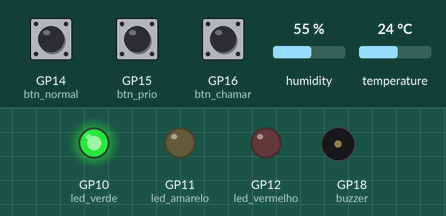
This program was run on a simulated Raspberry Pi Pico running MicroPython. Shown: output pins drawn as LEDs (lit = HIGH), buzzer (waves = sounding). Wiring (from the project's diagram.json): green LED on GP10, yellow LED on GP11, red LED on GP12, green button on GP14, blue button on GP15, yellow button on GP16, buzzer on GP18, DHT22 sensor on GP22. Inputs (shaded band) come from the test bench; at power-on: humidity 55 %, GP15 (btn_prio) HIGH, GP14 (btn_normal) HIGH, GP16 (btn_chamar) HIGH, temperature 24 °C. What the program prints to the serial console is not drawn.

Above: at 1.3 s.
1.4 s: humidity set to 31 %
3.8 s: humidity set to 28 %
At 6.9 s:
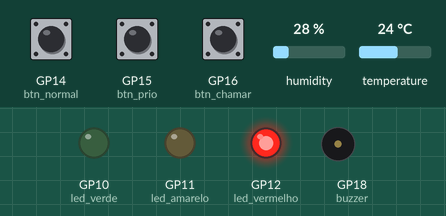
7.3 s: GP15 (btn_prio) pulled LOW for 0.15 s
At 7.54 s:
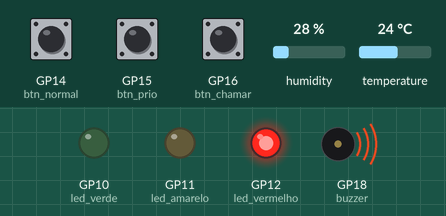
9.0 s: GP14 (btn_normal) pulled LOW for 0.15 s
At 9.08 s:
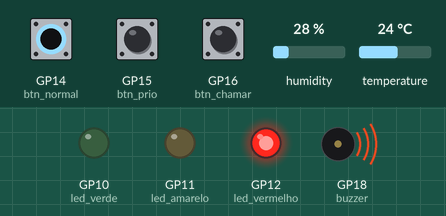
10.6 s: GP16 (btn_chamar) pulled LOW for 0.15 s
At 12.0 s:
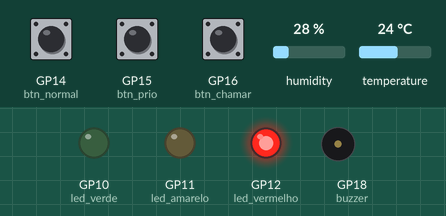
12.4 s: GP14 (btn_normal) pulled LOW for 1 s
At 13.5 s:
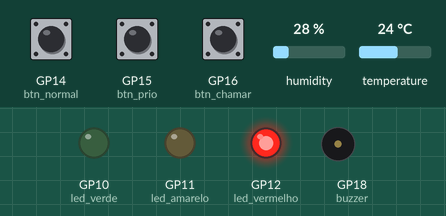
Timing chart, 0 to 15.4 s (numbered marks = the images above; inputs shaded):
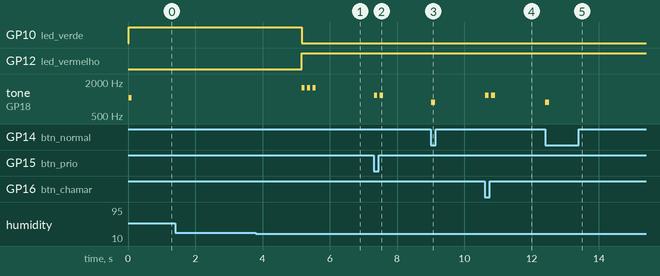

Measured:
- the behaviour switches between 30 and 29 % on humidity (found by bisection; images 0 and 1)
- after the input at 1.4 s, every drawn part: stays the same
- after the input at 3.8 s, GP10 (led_verde): HIGH → LOW after 1.4 s; GP12 (led_vermelho): LOW → HIGH after 1.4 s; tone on GP18 (buzzer): alternates 1568 Hz for 0.09 s and silent for 0.08 s, 6 changes in all, then stays silent, starting after 1.4 s
- after the input at 7.3 s, tone on GP18 (buzzer): alternates 1175 Hz for 0.10 s and silent for 0.08 s, 4 changes in all, then stays silent, starting at once
- after the input at 9.0 s, tone on GP18 (buzzer): silent → 880 Hz at once, → silent 0.12 s later
- after the input at 10.6 s, tone on GP18 (buzzer): alternates 1175 Hz for 0.11 s and silent for 0.08 s, 4 changes in all, then stays silent, starting at once
- after the input at 12.4 s, tone on GP18 (buzzer): silent → 880 Hz at once, → silent 0.12 s later

The program:

main.py
```python
# -*- coding: utf-8 -*-
"""
Totem Inteligente de Fila Virtual, Acessibilidade e Monitoramento Ambiental
Central do Cidadao de Aurora - Citizen Assist AI (GS 2026.2 - FIAP 1CC)
Disciplina: Computer Organization and Architecture (COA) - Prof. Dr. Marcus Grilo
Plataforma: Raspberry Pi Pico (RP2040) + MicroPython no Wokwi

Pinagem (Hardware Mapping):
- GP14 (IN, PULL_UP) : Botao Verde   - Entrada Cidadao Fila Normal
- GP15 (IN, PULL_UP) : Botao Azul    - Entrada Cidadao Fila Prioritaria (Ficha FC-07)
- GP16 (IN, PULL_UP) : Botao Amarelo - Guiche Chama Proximo Atendimento (Saida)
- GP22 (DATA)        : Sensor DHT22  - Temperatura (C) e Umidade Relativa (%)
- GP10 (OUT)         : LED Verde     - Fila Livre (<=2) e Conforto Termico (<=26 C)
- GP11 (OUT)         : LED Amarelo   - Fila Moderada (3..5) ou Atencao Termica (26..28 C)
- GP12 (OUT)         : LED Vermelho  - Superlotacao (>=6) ou Alerta Termico (>28 C)
- GP18 (PWM OUT)     : Buzzer        - Sinal Sonoro de Acessibilidade (1, 2 ou 3 bips)
"""

import json
import time

try:
    from machine import Pin, PWM
    import dht
    MICROPYTHON_ENV = True
except ImportError:
    MICROPYTHON_ENV = False


# ============================================================================
# Constantes de Pinagem e Parametros Operacionais (Central de Aurora - FC-07)
# ============================================================================
PIN_LED_VERDE = 10
PIN_LED_AMARELO = 11
PIN_LED_VERMELHO = 12

PIN_BTN_NORMAL = 14
PIN_BTN_PRIO = 15
PIN_BTN_CHAMAR = 16

PIN_BUZZER = 18
PIN_DHT22 = 22

DEBOUNCE_MS = 220
DHT_INTERVAL_MS = 2500
HEARTBEAT_INTERVAL_MS = 10000

TEMPO_BASE_NORMAL_MIN = 5.0
TEMPO_BASE_PRIO_MIN = 7.0
TEMPO_REFERENCIA_CHAMADA_MIN = 5.5
EWMA_ALPHA = 0.30
MAX_CONSECUTIVOS_PRIO = 3

LIMIAR_TEMP_ATENCAO_C = 26.0
LIMIAR_TEMP_ALERTA_C = 28.0
LIMIAR_UMID_MIN_PCT = 30.0
LIMIAR_UMID_MAX_PCT = 80.0

LIMIAR_FILA_MODERADA = 3
LIMIAR_FILA_LOTADA = 6


# ============================================================================
# Funcoes Utilitarias de Tempo Compativeis com MicroPython e CPython
# ============================================================================
def agora_ms():
    if hasattr(time, "ticks_ms"):
        return time.ticks_ms()
    return int(time.monotonic() * 1000)


def diff_ms(t_atual, t_anterior):
    if hasattr(time, "ticks_diff"):
        return time.ticks_diff(t_atual, t_anterior)
    return t_atual - t_anterior


def aguardar_ms(ms):
    if hasattr(time, "sleep_ms"):
        time.sleep_ms(ms)
    else:
        time.sleep(ms / 1000.0)


# ============================================================================
# Controlador Logico do Totem IoT (Filas, Preditor EWMA e Ambiente)
# ============================================================================
class ControladorTotemAurora:
    """Nucleo de processamento logico do Totem da Central do Cidadao de Aurora."""

    def __init__(self, hardware=None):
        self.hw = hardware
        self.fila_normal = []
        self.fila_prioritaria = []
        self.seq_normal = 0
        self.seq_prioritaria = 0
        self.consecutivos_prio = 0
        self.total_atendidos = 0
        self.ultima_senha_chamada = "NENHUMA"
        self.ultimo_tipo_chamado = "NENHUM"

        # Estado do preditor de espera por media movel ponderada (EWMA)
        self.tempo_medio_medido_min = TEMPO_REFERENCIA_CHAMADA_MIN
        self.ts_ultima_chamada_ms = None

        # Estado ambiental (DHT22)
        self.temperatura_c = 24.5
        self.umidade_pct = 55.0
        self.alerta_ambiental_ativo = False

    def calcular_estimativa_espera(self):
        """
        Calcula o tempo estimado de espera:
        Formula base: T_hat = 5 min * N_normal + 7 min * N_prio
        Ajustada por media movel exponencialmente ponderada (EWMA) do ritmo real de chamadas.
        """
        n_norm = len(self.fila_normal)
        n_prio = len(self.fila_prioritaria)
        tempo_base = (TEMPO_BASE_NORMAL_MIN * n_norm) + (TEMPO_BASE_PRIO_MIN * n_prio)
        if tempo_base == 0:
            return 0.0, 0.0

        fator_ritmo = self.tempo_medio_medido_min / TEMPO_REFERENCIA_CHAMADA_MIN
        if fator_ritmo < 0.5:
            fator_ritmo = 0.5
        elif fator_ritmo > 2.0:
            fator_ritmo = 2.0

        tempo_ponderado = (0.70 * tempo_base) + (0.30 * tempo_base * fator_ritmo)
        return round(tempo_base, 1), round(tempo_ponderado, 1)

    def classificar_status_operacional(self):
        """Define o estado dos LEDs e diagnostico de salubridade/lotacao."""
        total_fila = len(self.fila_normal) + len(self.fila_prioritaria)
        alerta_termico = self.temperatura_c > LIMIAR_TEMP_ALERTA_C
        alerta_umidade = (
            self.umidade_pct < LIMIAR_UMID_MIN_PCT
            or self.umidade_pct > LIMIAR_UMID_MAX_PCT
        )
        superlotado = total_fila >= LIMIAR_FILA_LOTADA

        if superlotado or alerta_termico or alerta_umidade:
            nivel_led = "VERMELHO"
            if alerta_termico:
                status_msg = "ALERTA_TERMICO_CRITICO"
            elif alerta_umidade:
                status_msg = "ALERTA_UMIDADE_FORA_FAIXA"
            else:
                status_msg = "SUPERLOTACAO_POSTO"
        elif total_fila >= LIMIAR_FILA_MODERADA or self.temperatura_c > LIMIAR_TEMP_ATENCAO_C:
            nivel_led = "AMARELO"
            status_msg = "ATENCAO_FLUXO_MODERADO"
        else:
            nivel_led = "VERDE"
            status_msg = "NORMAL_CONFORTO_IDEAL"

        return {
            "nivel_led": nivel_led,
            "status_operacional": status_msg,
            "alerta_termico": alerta_termico,
            "alerta_umidade": alerta_umidade,
            "superlotacao": superlotado,
        }

    def sincronizar_leds(self):
        diag = self.classificar_status_operacional()
        if self.hw:
            self.hw.definir_leds(
                verde=(diag["nivel_led"] == "VERDE"),
                amarelo=(diag["nivel_led"] == "AMARELO"),
                vermelho=(diag["nivel_led"] == "VERMELHO"),
            )
        return diag

    def registrar_entrada_normal(self, ts_ms=None):
        if ts_ms is None:
            ts_ms = agora_ms()
        self.seq_normal += 1
        senha = "N-{:03d}".format(self.seq_normal)
        item = {
            "senha": senha,
            "tipo": "NORMAL",
            "ts_entrada_ms": ts_ms,
        }
        self.fila_normal.append(item)
        diag = self.sincronizar_leds()
        if self.hw:
            if diag["superlotacao"]:
                self.hw.tocar_buzzer(bips=3, freq=1568, duracao_ms=90)
            else:
                self.hw.tocar_buzzer(bips=1, freq=880, duracao_ms=120)
        return self.publicar_telemetria(
            evento="ENTRADA_FILA_NORMAL",
            detalhe="Senha {} emitida (Atendimento Geral)".format(senha),
            ts_ms=ts_ms,
        )

    def registrar_entrada_prioritaria(self, ts_ms=None):
        if ts_ms is None:
            ts_ms = agora_ms()
        self.seq_prioritaria += 1
        senha = "P-{:03d}".format(self.seq_prioritaria)
        item = {
            "senha": senha,
            "tipo": "PRIORITARIA_FC07",
            "ts_entrada_ms": ts_ms,
        }
        self.fila_prioritaria.append(item)
        diag = self.sincronizar_leds()
        if self.hw:
            if diag["superlotacao"]:
                self.hw.tocar_buzzer(bips=3, freq=1568, duracao_ms=90)
            else:
                self.hw.tocar_buzzer(bips=2, freq=1175, duracao_ms=100)
        return self.publicar_telemetria(
            evento="ENTRADA_FILA_PRIORITARIA",
            detalhe="Senha {} emitida (Prioridade Legal FC-07: Idoso/Gestante/PcD)".format(senha),
            ts_ms=ts_ms,
        )

    def chamar_proximo_guiche(self, ts_ms=None, intervalo_simulado_min=None):
        """
        Consome o proximo cidadao da fila aplicando prioridade legal (FC-07)
        combinada com regra anti-inanicao (a cada 3 prioritarios consecutivos,
        intercala 1 atendimento normal se houver cidadao aguardando).
        """
        if ts_ms is None:
            ts_ms = agora_ms()

        if not self.fila_prioritaria and not self.fila_normal:
            self.sincronizar_leds()
            return self.publicar_telemetria(
                evento="GUICHE_FILA_VAZIA",
                detalhe="Nenhum cidadao aguardando na fila no momento",
                ts_ms=ts_ms,
            )

        # Selecao inteligente com protecao contra inanicao da fila normal
        if (
            self.fila_prioritaria
            and (self.consecutivos_prio < MAX_CONSECUTIVOS_PRIO or not self.fila_normal)
        ):
            chamado = self.fila_prioritaria.pop(0)
            self.consecutivos_prio += 1
            regra_acionada = "PRIORIDADE_LEGAL_FC07"
            bips_chamada = 2
            freq_chamada = 1175
        else:
            chamado = self.fila_normal.pop(0)
            regra_acionada = (
                "ANTI_INANICAO_3X1" if self.consecutivos_prio >= MAX_CONSECUTIVOS_PRIO else "ORDEM_NORMAL"
            )
            self.consecutivos_prio = 0
            bips_chamada = 1
            freq_chamada = 880

        # Atualizacao da media movel ponderada (EWMA) do ritmo de atendimento
        if intervalo_simulado_min is not None:
            intervalo_min = float(intervalo_simulado_min)
        elif self.ts_ultima_chamada_ms is not None:
            decorrido_s = max(1.0, diff_ms(ts_ms, self.ts_ultima_chamada_ms) / 1000.0)
            # Em simulacao interativa onde cliques ocorrem em segundos, converte escala
            intervalo_min = decorrido_s if decorrido_s >= 1.5 else TEMPO_REFERENCIA_CHAMADA_MIN
            if intervalo_min > 12.0:
                intervalo_min = 6.0
        else:
            intervalo_min = TEMPO_REFERENCIA_CHAMADA_MIN

        self.tempo_medio_medido_min = round(
            (EWMA_ALPHA * intervalo_min) + ((1.0 - EWMA_ALPHA) * self.tempo_medio_medido_min),
            2,
        )
        self.ts_ultima_chamada_ms = ts_ms
        self.total_atendidos += 1
        self.ultima_senha_chamada = chamado["senha"]
        self.ultimo_tipo_chamado = chamado["tipo"]

        self.sincronizar_leds()
        if self.hw:
            self.hw.tocar_buzzer(bips=bips_chamada, freq=freq_chamada, duracao_ms=110)

        return self.publicar_telemetria(
            evento="CHAMADA_GUICHE",
            detalhe="Senha {} chamada ao guiche ({})".format(chamado["senha"], regra_acionada),
            ts_ms=ts_ms,
        )

    def atualizar_ambiente(self, temperatura_c, umidade_pct, ts_ms=None):
        if ts_ms is None:
            ts_ms = agora_ms()
        self.temperatura_c = round(float(temperatura_c), 1)
        self.umidade_pct = round(float(umidade_pct), 1)
        diag = self.sincronizar_leds()

        alerta_agora = diag["alerta_termico"] or diag["alerta_umidade"]
        if alerta_agora and not self.alerta_ambiental_ativo:
            self.alerta_ambiental_ativo = True
            if self.hw:
                self.hw.tocar_buzzer(bips=3, freq=1568, duracao_ms=90)
            return self.publicar_telemetria(
                evento="ALERTA_AMBIENTAL_DHT22",
                detalhe="Condicao ambiental critica no salao (T={}C, U={}%). Acionar climatizacao.".format(
                    self.temperatura_c, self.umidade_pct
                ),
                ts_ms=ts_ms,
            )
        elif not alerta_agora and self.alerta_ambiental_ativo:
            self.alerta_ambiental_ativo = False
            return self.publicar_telemetria(
                evento="NORMALIZACAO_AMBIENTAL_DHT22",
                detalhe="Conforto termico restabelecido na Central de Aurora (T={}C, U={}%).".format(
                    self.temperatura_c, self.umidade_pct
                ),
                ts_ms=ts_ms,
            )
        return None

    def gerar_payload_telemetria(self, evento="HEARTBEAT", detalhe="Monitoramento periodico", ts_ms=None):
        if ts_ms is None:
            ts_ms = agora_ms()
        t_base, t_pond = self.calcular_estimativa_espera()
        diag = self.classificar_status_operacional()
        return {
            "dispositivo": "totem-aurora-pico-01",
            "unidade": "Central do Cidadao de Aurora",
            "timestamp_ms": ts_ms,
            "evento": evento,
            "detalhe": detalhe,
            "filas": {
                "normal": len(self.fila_normal),
                "prioritaria_fc07": len(self.fila_prioritaria),
                "total_aguardando": len(self.fila_normal) + len(self.fila_prioritaria),
                "proximas_senhas_prio": [x["senha"] for x in self.fila_prioritaria[:5]],
                "proximas_senhas_normal": [x["senha"] for x in self.fila_normal[:5]],
                "ultima_chamada": self.ultima_senha_chamada,
                "total_atendidos": self.total_atendidos,
                "consecutivos_prioritarios": self.consecutivos_prio,
            },
            "previsao_espera": {
                "formula_base_min": t_base,
                "estimativa_ponderada_ewma_min": t_pond,
                "ritmo_medio_chamada_min": self.tempo_medio_medido_min,
            },
            "ambiente_dht22": {
                "temperatura_c": self.temperatura_c,
                "umidade_pct": self.umidade_pct,
                "alerta_termico_gt_28c": diag["alerta_termico"],
                "alerta_umidade": diag["alerta_umidade"],
            },
            "atuadores": {
                "led_ativo": diag["nivel_led"],
                "led_verde_gp10": 1 if diag["nivel_led"] == "VERDE" else 0,
                "led_amarelo_gp11": 1 if diag["nivel_led"] == "AMARELO" else 0,
                "led_vermelho_gp12": 1 if diag["nivel_led"] == "VERMELHO" else 0,
                "status_operacional": diag["status_operacional"],
            },
        }

    def publicar_telemetria(self, evento="HEARTBEAT", detalhe="Monitoramento periodico", ts_ms=None):
        payload = self.gerar_payload_telemetria(evento=evento, detalhe=detalhe, ts_ms=ts_ms)
        f = payload["filas"]
        p = payload["previsao_espera"]
        a = payload["ambiente_dht22"]
        at = payload["atuadores"]
        print(
            "------------------------------------------------------------------------"
        )
        print(
            "[TOTEM AURORA] Evento: {} | Status: {} (LED {})".format(
                payload["evento"], at["status_operacional"], at["led_ativo"]
            )
        )
        print("  Detalhe : {}".format(payload["detalhe"]))
        print(
            "  Filas   : Total={} (Normal={} | Prioritaria FC-07={}) | Atendidos={} | Ultima={}".format(
                f["total_aguardando"],
                f["normal"],
                f["prioritaria_fc07"],
                f["total_atendidos"],
                f["ultima_chamada"],
            )
        )
        print(
            "  Espera  : Base={} min | Preditor EWMA={} min | Clima DHT22: {:.1f} C, {:.1f}%".format(
                p["formula_base_min"],
                p["estimativa_ponderada_ewma_min"],
                a["temperatura_c"],
                a["umidade_pct"],
            )
        )
        print("[TELEMETRIA_IOT] " + json.dumps(payload))
        return payload


# ============================================================================
# Camada de Hardware para Raspberry Pi Pico (MicroPython no Wokwi)
# ============================================================================
class HardwarePicoWokwi:
    """Abstrai os pinos GPIO, PWM e sensor DHT22 na Raspberry Pi Pico."""

    def __init__(self):
        self.led_verde = Pin(PIN_LED_VERDE, Pin.OUT)
        self.led_amarelo = Pin(PIN_LED_AMARELO, Pin.OUT)
        self.led_vermelho = Pin(PIN_LED_VERMELHO, Pin.OUT)

        self.btn_normal = Pin(PIN_BTN_NORMAL, Pin.IN, Pin.PULL_UP)
        self.btn_prio = Pin(PIN_BTN_PRIO, Pin.IN, Pin.PULL_UP)
        self.btn_chamar = Pin(PIN_BTN_CHAMAR, Pin.IN, Pin.PULL_UP)

        self.buzzer = PWM(Pin(PIN_BUZZER))
        self.buzzer.duty_u16(0)

        self.sensor_dht = dht.DHT22(Pin(PIN_DHT22))

    def definir_leds(self, verde=False, amarelo=False, vermelho=False):
        self.led_verde.value(1 if verde else 0)
        self.led_amarelo.value(1 if amarelo else 0)
        self.led_vermelho.value(1 if vermelho else 0)

    def tocar_buzzer(self, bips=1, freq=880, duracao_ms=100):
        for i in range(bips):
            self.buzzer.freq(freq)
            self.buzzer.duty_u16(32768)
            aguardar_ms(duracao_ms)
            self.buzzer.duty_u16(0)
            if i < bips - 1:
                aguardar_ms(75)

    def ler_dht22(self):
        self.sensor_dht.measure()
        return self.sensor_dht.temperature(), self.sensor_dht.humidity()


def executar_loop_wokwi():
    """Loop principal executado na Raspberry Pi Pico dentro do simulador Wokwi."""
    hw = HardwarePicoWokwi()
    controlador = ControladorTotemAurora(hardware=hw)

    # Leitura inicial do DHT22 e sincronizacao de LEDs no boot
    try:
        t_ini, u_ini = hw.ler_dht22()
        controlador.temperatura_c = round(float(t_ini), 1)
        controlador.umidade_pct = round(float(u_ini), 1)
    except Exception:
        pass

    controlador.sincronizar_leds()
    hw.tocar_buzzer(bips=1, freq=1046, duracao_ms=80)

    print("========================================================================")
    print(" CENTRAL DO CIDADAO DE AURORA - TOTEM INTELIGENTE IoT (PICO + WOKWI)")
    print(" Comandos Fisicos: GP14=Normal | GP15=Prioritaria (FC-07) | GP16=Chamar")
    print(" Monitoramento Ambiental: DHT22 em GP22 | LEDs: GP10/11/12 | Buzzer: GP18")
    print("========================================================================")
    controlador.publicar_telemetria(
        evento="BOOT_SISTEMA",
        detalhe="Totem IoT inicializado e conectado ao painel Citizen Assist AI",
    )

    # Estados de debounce por borda de descida (PULL_UP: solto=1, pressionado=0)
    estado_ant_normal = 1
    estado_ant_prio = 1
    estado_ant_chamar = 1

    ts_debounce_normal = 0
    ts_debounce_prio = 0
    ts_debounce_chamar = 0

    ts_ultimo_dht = agora_ms()
    ts_ultimo_heartbeat = agora_ms()

    while True:
        t_atual = agora_ms()

        # 1. Leitura com debounce do Botao Fila Normal (GP14)
        val_normal = hw.btn_normal.value()
        if val_normal == 0 and estado_ant_normal == 1:
            if diff_ms(t_atual, ts_debounce_normal) >= DEBOUNCE_MS:
                ts_debounce_normal = t_atual
                controlador.registrar_entrada_normal(ts_ms=t_atual)
        estado_ant_normal = val_normal

        # 2. Leitura com debounce do Botao Fila Prioritaria FC-07 (GP15)
        val_prio = hw.btn_prio.value()
        if val_prio == 0 and estado_ant_prio == 1:
            if diff_ms(t_atual, ts_debounce_prio) >= DEBOUNCE_MS:
                ts_debounce_prio = t_atual
                controlador.registrar_entrada_prioritaria(ts_ms=t_atual)
        estado_ant_prio = val_prio

        # 3. Leitura com debounce do Botao Guiche Chamar Proximo (GP16)
        val_chamar = hw.btn_chamar.value()
        if val_chamar == 0 and estado_ant_chamar == 1:
            if diff_ms(t_atual, ts_debounce_chamar) >= DEBOUNCE_MS:
                ts_debounce_chamar = t_atual
                controlador.chamar_proximo_guiche(ts_ms=t_atual)
        estado_ant_chamar = val_chamar

        # 4. Leitura periodica do sensor ambiental DHT22 (GP22)
        if diff_ms(t_atual, ts_ultimo_dht) >= DHT_INTERVAL_MS:
            ts_ultimo_dht = t_atual
            try:
                temp_c, umid_pct = hw.ler_dht22()
                controlador.atualizar_ambiente(temp_c, umid_pct, ts_ms=t_atual)
            except Exception:
                pass

        # 5. Publicacao periodica de Heartbeat IoT no console serial
        if diff_ms(t_atual, ts_ultimo_heartbeat) >= HEARTBEAT_INTERVAL_MS:
            ts_ultimo_heartbeat = t_atual
            controlador.publicar_telemetria(
                evento="HEARTBEAT_IOT",
                detalhe="Sincronizacao periodica de telemetria com a nuvem Citizen Assist AI",
                ts_ms=t_atual,
            )

        aguardar_ms(20)


if __name__ == "__main__":
    if MICROPYTHON_ENV:
        executar_loop_wokwi()
    else:
        print(
            "Aviso: Este script (main.py) foi projetado para MicroPython na Raspberry Pi Pico (Wokwi)."
        )
        print(
            "Para simular no PC sem a placa fisica, execute: python wokwi_iot/simulador_totem_pc.py --test"
        )
```
